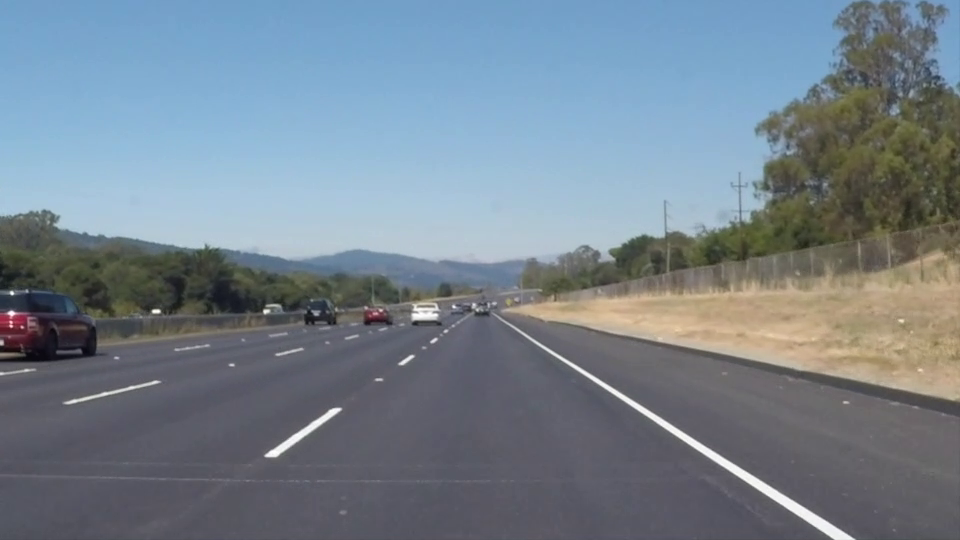
#> input picture frame 22 of TP3/ruta_1.mp4, 960 x 540 px
$ python ROI.py
#> lines starting #> are read from the running program, lines starting #| are printed output that depends on the picture; after the words box and inside, x2 and y2 are one past the last pixel; in counts of white or black regions, pixels touching at a corner belong together
import numpy as np
import cv2


# --- Input ---------------------------------------------------------------------------------
file_name = "ruta_1.mp4"

# --- Proceso video -------------------------------------------------------------------------
capture = cv2.VideoCapture(file_name)
while True:
    # --- Obtengo frame -----------------------------------------------------------------
    ret, img = capture.read()
#> img is the input picture: shape (540, 960, 3); mean B, G, R 141.9, 130.7, 117.7
    if not ret:
        break
    cv2.imshow("Original", img)

    # --- ROI --------------------------------------------------------------------------
    dims = img.shape
#> dims = (540, 960, 3)
    left_bottom = [0, dims[0]-1]
#> left_bottom = [0, 539]
    left_top = [450, 320]
    right_top = [520, 320]
    right_bottom = [dims[1]-1, dims[0]-1]
#> right_bottom = [959, 539]
    roi_vertices = np.array([left_bottom, left_top, right_top, right_bottom])

    mask = np.zeros(img.shape[:-1], dtype=np.uint8) # con el -1 nos quedamos con todo menos el numero de canales
    cv2.fillPoly(mask, [roi_vertices], 255)
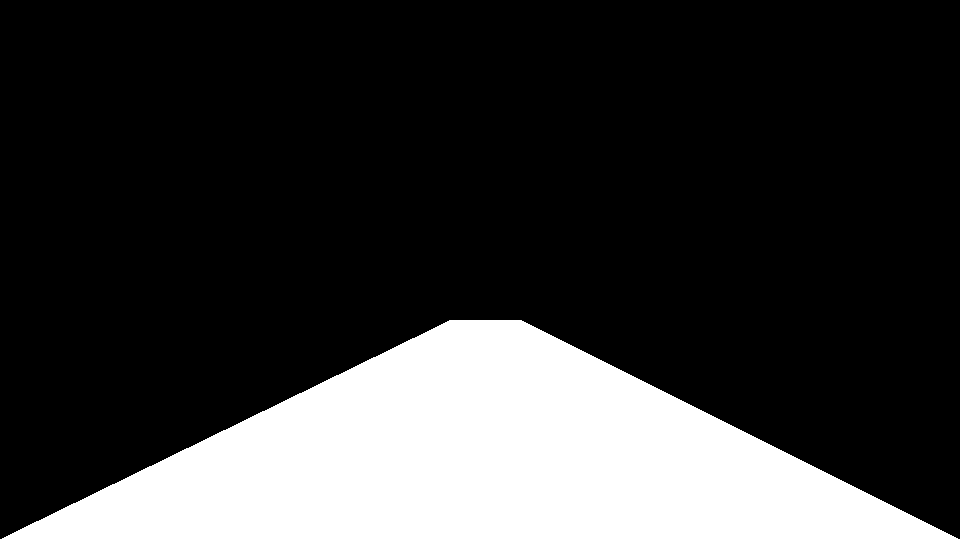
#> mask: shape (540, 960); 21.9% white; 1 white region, box (x1, y1, x2, y2) and area: (0, 320, 960, 540) 113634
    img_roi = cv2.bitwise_and(img, img, mask=mask)
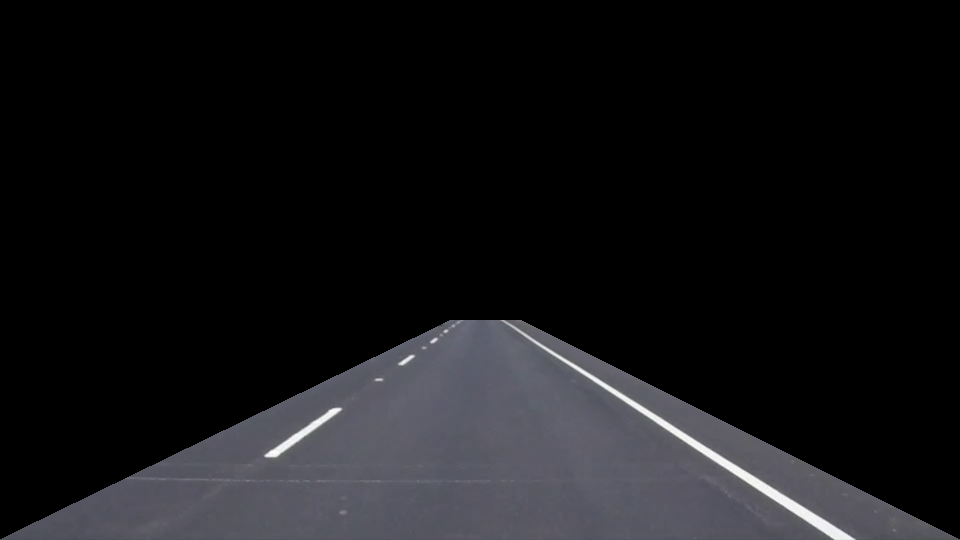
#> img_roi: shape (540, 960, 3); mean B, G, R 23.1, 20.9, 21

    cv2.imshow("Mask", mask)
    cv2.imshow("ROI", img_roi)

    # --- Para salir del algoritmo -----------------------------------------------------------
    if cv2.waitKey(20) & 0xFF==ord('q'):     # Si la 'q' es pulsada, salimos del programa
#> (key q is pressed here)
        break

$ run again, starting later in the video
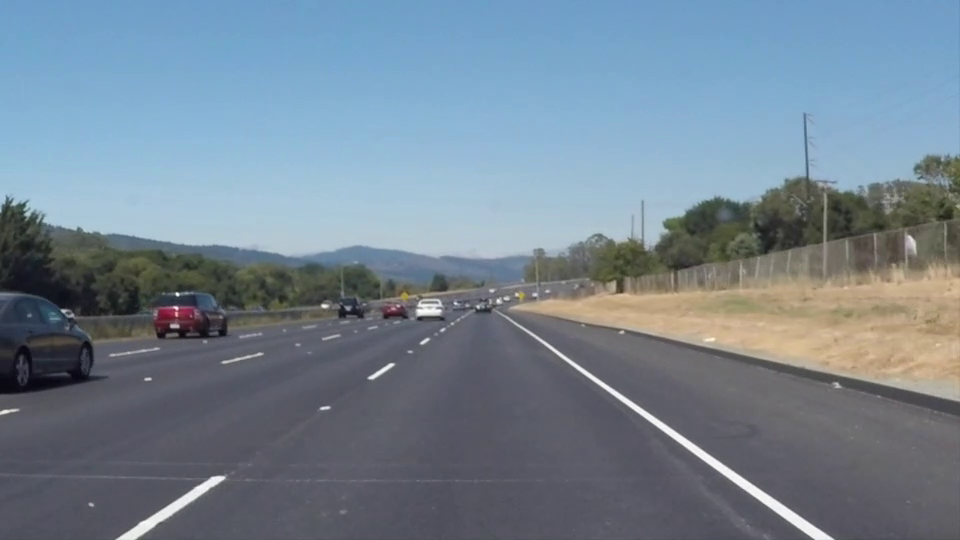
#> input picture frame 99 of TP3/ruta_1.mp4, 960 x 540 px
#> img is the input picture: shape (540, 960, 3); mean B, G, R 146, 132.3, 116.7
#> mask: shape (540, 960); 21.9% white; 1 white region, box (x1, y1, x2, y2) and area: (0, 320, 960, 540) 113634
#> `img_roi = cv2.bitwise_and(img, img, mask=mask)`:
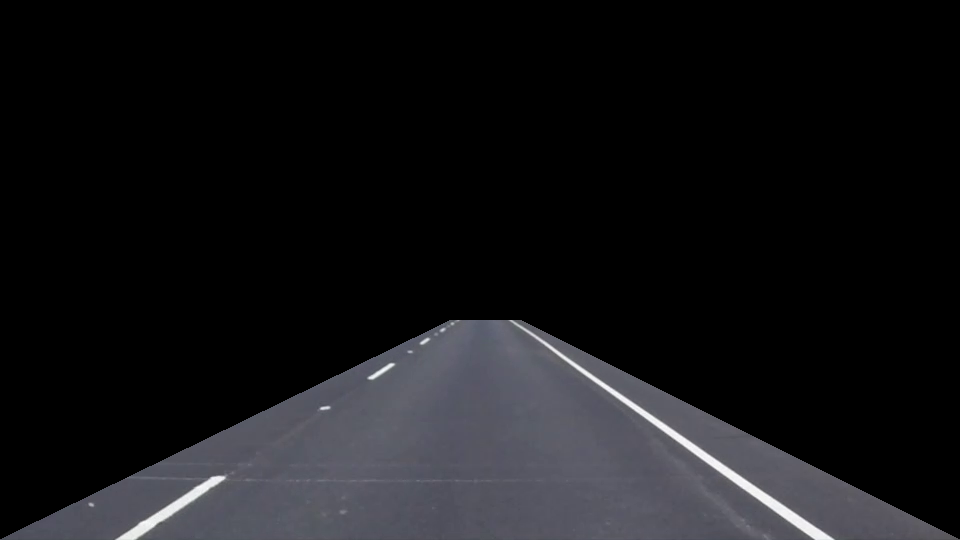
#> img_roi: shape (540, 960, 3); mean B, G, R 23, 20.7, 20.7

$ run again, starting later in the video
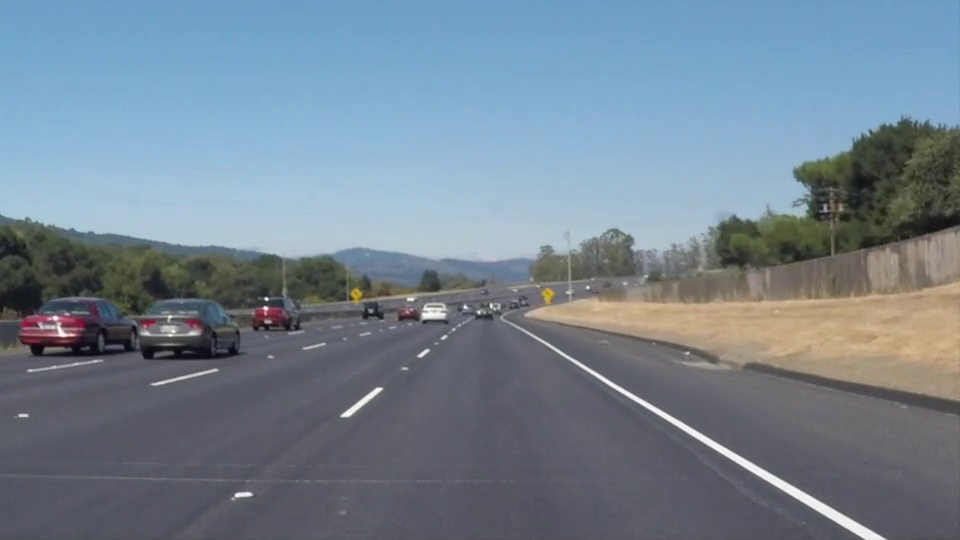
#> input picture frame 176 of TP3/ruta_1.mp4, 960 x 540 px
#> img is the input picture: shape (540, 960, 3); mean B, G, R 145.2, 131.6, 116.5
#> mask: shape (540, 960); 21.9% white; 1 white region, box (x1, y1, x2, y2) and area: (0, 320, 960, 540) 113634
#> `img_roi = cv2.bitwise_and(img, img, mask=mask)`:
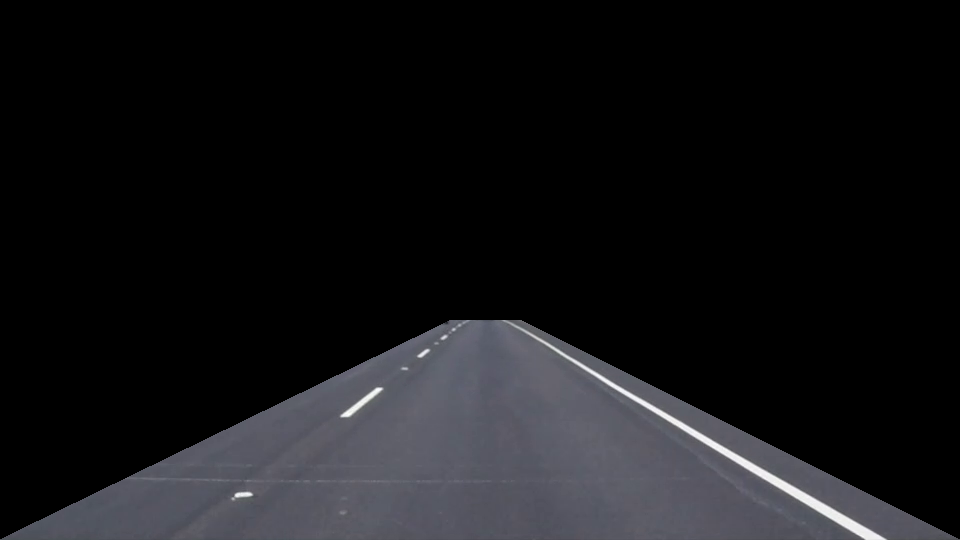
#> img_roi: shape (540, 960, 3); mean B, G, R 23, 20.8, 20.6
